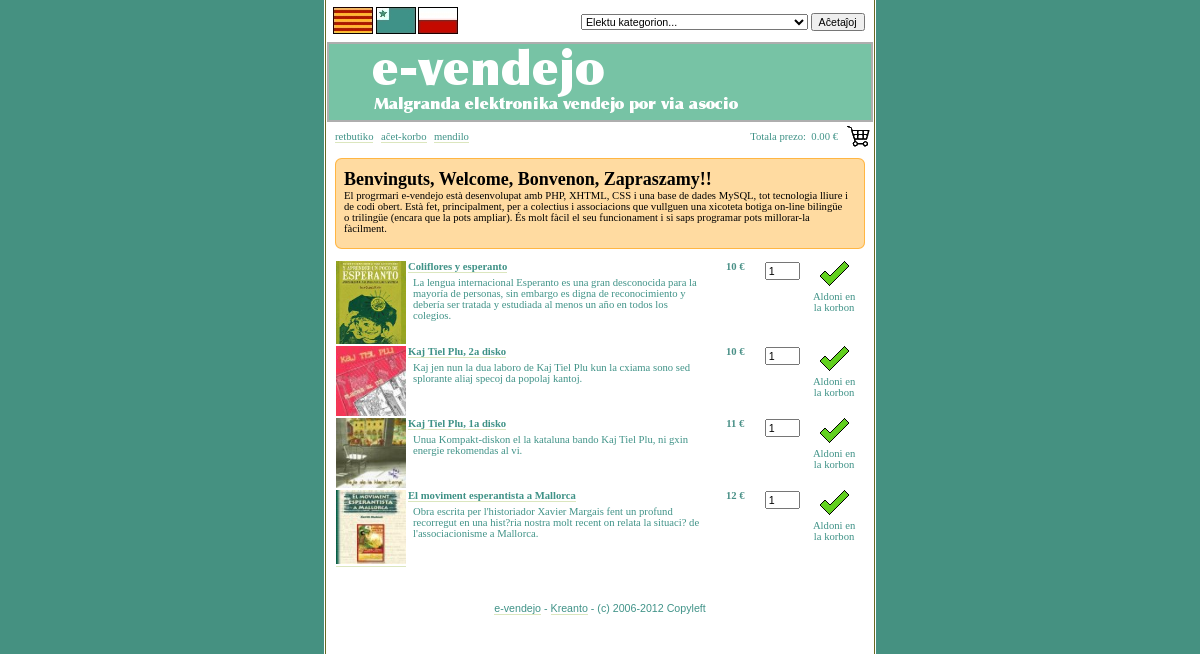
Screenshot of /?lingvo=eo with the database file from the repository.
### tables this page shows
CREATE TABLE `configuracions` (
  `id` int(11) NOT NULL auto_increment,
  `camps` text,
  PRIMARY KEY  (`id`)
);

CREATE TABLE `dades` (
  `iddades` int(11) NOT NULL auto_increment,
  `nom` varchar(80) default NULL,
  `descripcio` text,
  `preu` int(5) default NULL,
  `id_categoria` int(2) default NULL,
  `imatge` varchar(50) default NULL,
  `autor` varchar(80) default NULL,
  PRIMARY KEY  (`iddades`)
);

### inc/vortoj_eo.inc (called while the page is built, shortened)
<?php
$botiga = "retbutiko";
$cistella = "a&#265;et-korbo";
$formulari = "mendilo";
$preu_total = "Totala prezo";
$afegir_a_cistella = "Aldoni en la korbon";
?>

### index.php (the view, shortened to what this page needs)
<?php
if (isset ($_GET['lingvo']))
	{
    	$lingvo = $_GET['lingvo'];
	}
	elseif (preg_match("/^ca/", $_SERVER['HTTP_ACCEPT_LANGUAGE']))
		{
		$lingvo = "ca";
		} else{
		$lingvo = "ca";
			}
?>
<!DOCTYPE HTML PUBLIC "-//W3C//DTD HTML 4.01 Transitional//EN" "http://www.w3.org/TR/xhtml1/DTD/xhtml1-transitional.dtd">
<html xmlns="http://www.w3.org/1999/xhtml" xml:lang="eo" lang="eo">
<head><title>E-vendejo, malgranda elektronika vendejo por via asocio</title>
<link rel="stylesheet" href="./inc/stylesheet.css" type="text/css">
</head>
<?php include ("./inc/capcalera_ca.inc"); ?>
<div id="menucentral">
<table border="0"><tr><td width="200px">
<p><a href="./index.php?lingvo=<?php echo ("$lingvo"); ?>"><?php echo ("$botiga"); ?></a> | <a href="./acxetajxojn.php?lingvo=<?php echo ("$lingvo"); ?>"><?php echo ("$cistella"); ?></a> | <a href="./formularo.php?lingvo=<?php echo ("$lingvo"); ?>"><?php echo ("$formulari"); ?></a></p>
</td><td width="330px" align="right"><p><font color="#3f9287"><?php echo ("$preu_total"); ?>:
</font>
</p></td><td valign="top"><img src="./imatges/icona_cistella.gif" alt=""></td></tr></table>
</div>
<table border="0"><tbody><tr>
<td id="wikibody" valign="top">
<div id="wikitext">
<?php
$variable_categoria=($_GET[categoria]);
if (($variable_categoria))
{
include ("./inc/conexio.php");
$result = mysql_query("SELECT id,nom_categoria FROM categories WHERE id=$variable_categoria",$db);
while($myrow = mysql_fetch_array($result))
{
?>
<font size="4" color="black"><strong><?php echo ("$categoria"); ?></a>: <?php echo ($myrow["nom_categoria"]);?></strong></font><br /><br />
<?php
}
mysql_close($db);
?>
<center>
<div id="taulaPrincipal">
<form NAME="itemsform">
<table border="0" cellspacing="0" width="100%" bgcolor="#ffffff" bordercolor="#dcdcdc" class="">
<?php
include ("./inc/conexio.php");
$result = mysql_query("SELECT dades.iddades, dades.nom, dades.descripcio, dades.preu, dades.id_categoria, dades.imatge, categories.id FROM dades LEFT JOIN categories ON dades.id_categoria=categories.id WHERE categories.id=$variable_categoria",$db);
?>
<?php
while($myrow = mysql_fetch_array($result))
{
?>
      <tr>
      <td valign="top"><a href="./articles.php?lingvo=<?php echo ("$lingvo"); ?>&id=<?php echo ($myrow["iddades"]);?>"><img src="./imatges/productes/<?php echo ($myrow["imatge"]);?>" border="0" alt="producte"/></a></td>
        <td width="300" valign="top"><strong><a href="./articles.php?lingvo=<?php echo ("$lingvo"); ?>&id=<?php echo ($myrow["iddades"]);?>"><?php echo ($myrow["nom"]);?></a></strong><br>
          <p><?php echo ($myrow["descripcio"]);?></p></td>
        <td width="50" align="center" valign="top"><font color="#499087"><b><?php echo ($myrow["preu"]);?> &euro;</b></font></td>
        <td width="40" valign="top" align="center">
          <input TYPE="value" NAME="agregar<?php echo ($myrow["iddades"]);?>" VALUE="1" SIZE="2">
        </td>
        <td width="60" valign="top">
          <center><img src="./imatges/compra.gif" alt="Afegir a la cistella"
onclick="buyItem('<?php echo ($myrow["nom"]);?>','<?php echo ($myrow["preu"]);?>', document.itemsform.agregar<?php echo (
$myrow["iddades"]);?>.value)" /><br/><p><?php echo ("$afegir_a_cistella"); ?></p></center>
        </td>
      </tr>
<?php
}
mysql_close($db);
?>
    </table>
</form>
<?php
} else {
include ("./inc/missio.php");
?>
<center>
<div id="taulaPrincipal">
<form NAME="itemsform">
<table border="0" cellspacing="0" width="100%" bgcolor="#ffffff" bordercolor="#dcdcdc" class="">
<?php
include ("./inc/conexio.php");
$result = mysql_query("SELECT * FROM dades ORDER BY iddades desc limit 10",$db);
while($myrow = mysql_fetch_array($result))
{
?>
      <tr>
      <td valign="top"><a href="./articles.php?lingvo=<?php echo ("$lingvo"); ?>&id=<?php echo ($myrow["iddades"]);?>"><img src="./imatges/productes/<?php echo ($myrow["imatge"]);?>" border="0" alt="producte" width="70" /></a></td>
        <td width="300" valign="top"><strong><a href="./articles.php?lingvo=<?php echo ("$lingvo"); ?>&id=<?php echo ($myrow["iddades"]);?>"><?php echo ($myrow["nom"]);?></a></strong><br>
          <p><?php echo ($myrow["descripcio"]);?></p><td>
        <td width="50" align="center" valign="top"><font color="#499087"><b><?php echo ($myrow["preu"]);?> &euro;</b></font></td>
        <td width="40" valign="top" align="center">
          <input TYPE="value" NAME="agregar<?php echo ($myrow["iddades"]);?>" VALUE="1" SIZE="2">
        </td>
        <td width="60" valign="top">
          <center><img src="./imatges/compra.gif" alt="Afegir a la cistella"
onclick="buyItem('<?php echo ($myrow["nom"]);?>','<?php echo ($myrow["preu"]);?>', document.itemsform.agregar<?php echo ($myrow["iddades"]);?>.value)" /><br/><p><?php echo ("$afegir_a_cistella"); ?></p></center>
        </td>
      </tr>
<?php
}
?>
    </table>
</form>
<?php
}
?>
</div>
</center>
</div>
</td></tr></tbody></table>
</div>
<?php include("inc/peu_ca.inc"); ?>
</div>
</div>
</body>
</html>

### inc/missio.php (shortened to what this page needs)
<div id="mission">
<div class="box">
<div class="w1">
<div class="w2">
<div class="w3">
<div class="w4">
<?php
include("./inc/conexio.php");
$result = mysql_query("SELECT id,camps FROM configuracions WHERE id=1",$db);
while($myrow = mysql_fetch_array($result))
{
echo ($myrow["camps"]);
}
?>
</div>
</div>
</div>
</div>
</div>
<br />

### inc/stylesheet.css (style rules this page uses)
html { margin:0; padding:0; }
body { color:#409388; font-family:100% "Lucida Grande", Verdana, Arial, Sans-Serif; text-align:center; font-size:8pt; margin:0; padding:0; background: #459181; background-image:url(../imatges/fons_container.gif); background-position: center; background-repeat: repeat-y; }
#taulaPrincipal tr { background:#fff; hover:expression(this.onmouseover=new Function("this.style.background='#e2f6ec';"),this.onmouseout=new Function("this.style.background='#FFF';")); }
a { text-decoration:none; color:#3f9287; border-bottom:1px solid #dbe6be; }
#mission .box { background:#FFDBA1; border:1px solid #FFB643; color:#4E3000; }
#mission .box .w1 { background-image:url(imatges/block2-tl.png); background-position:0 0; background-repeat:no-repeat; position:relative; top:-1px; left:-1px; }
#mission .box .w2 { background-image:url(imatges/block2-tr.png); background-position:100% 0; background-repeat:no-repeat; position:relative; left:2px; }
#mission .box .w3 { background-image:url(imatges/block2-br.png); background-position:100% 100%; background-repeat:no-repeat; position:relative; top:2px; }
#mission .box .w4 { background-image:url(imatges/block2-bl.png); background-position:0 100%; background-repeat:no-repeat; position:relative; left:-2px; _height:10px; padding:1px; }
div#menucentral { border-top:solid 1px #FFF; height:22px; color: #fff; font-size:8pt; }
div#menucentral a { text-decoration:none; color:#3f9287; border-bottom:1px solid #dbe6be; }
input,label,textarea,select { font-size:8pt; margin:1px 0; }
#wikibody { padding-bottom:1em; padding-top:0.5em; }
p,#wikitext { font-size:8pt; padding-left:5px; padding-right:5px; margin-top:0.5em; }
#header a,#content h2 a,#menucentral a,#menucentral2 a,div#a { border-bottom:none; }
form,#wikihead form { margin:0; }

### rows the page displays
configuracions: camps "Benvinguts, Welcome, Bonvenon, Zapraszamy!! El progrmari e-vendejo està desenvolupat amb PHP, XHTML, CSS i una base de dades MySQL, tot tecnologia lliure i de codi obert. Està fet, principalment, per a colectius i associacions que vullguen una xicoteta botiga on-line bilingüe o trilingüe (encara que la pots ampliar). És molt fàcil el seu funcionament i si saps programar pots millorar-la fàcilment."
dades: imatge (picture), nom "Coliflores y esperanto", descripcio "La lengua internacional Esperanto es una gran desconocida para la mayoría de personas, sin embargo es digna de reconocimiento y debería ser tratada y estudiada al menos un año en todos los colegios.", preu "10"
dades: imatge (picture), nom "Kaj Tiel Plu, 2a disko", descripcio "Kaj jen nun la dua laboro de Kaj Tiel Plu kun la cxiama sono sed splorante aliaj specoj da popolaj kantoj.", preu "10"
dades: imatge (picture), nom "Kaj Tiel Plu, 1a disko", descripcio "Unua Kompakt-diskon el la kataluna bando Kaj Tiel Plu, ni gxin energie rekomendas al vi.", preu "11"
dades: imatge (picture), nom "El moviment esperantista a Mallorca", descripcio "Obra escrita per l'historiador Xavier Margais fent un profund recorregut en una hist?ria nostra molt recent on relata la situaci? de l'associacionisme a Mallorca.", preu "12", iddades "1"

### other values shown
$botiga "retbutiko"
$cistella "aĉet-korbo"
$formulari "mendilo"
$preu_total "Totala prezo"
form field gourl "Elektu kategorion..."
